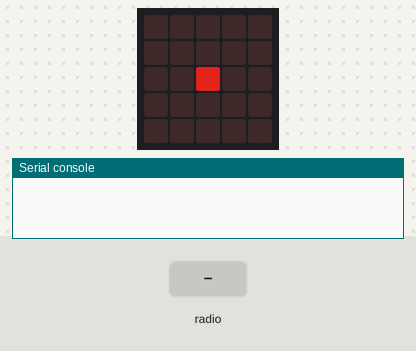
Simulated run of this program. Board: BBC micro:bit running MicroPython. Shown: the board's 5×5 LED display, the last lines printed to the serial console. The inputs (shaded band) are chosen by the test bench. Dim RGB values are drawn brighter than linear.

Above: at 1.2 s.
1.3 s: radio message "1" arrives
At 1.31 s:
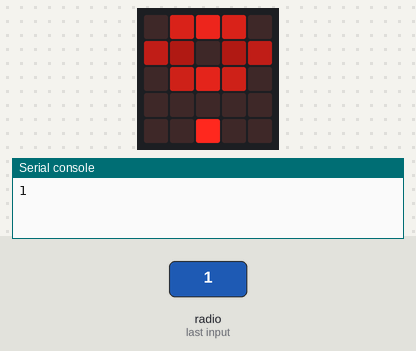
Timing chart, 0 to 4.3 s (numbered marks = the images above; inputs shaded):
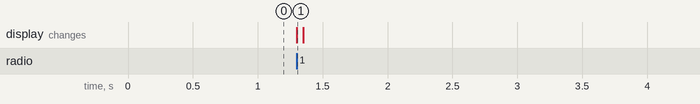

The program:

receiver.py
```python
import radio
from microbit import display, Image, sleep


RECEIVE = Image("05750:32023:04640:00000:00900")
DOT = Image("00000:00000:00600:00000:00000")

radio.on()
display.show(DOT)

while True:
    try:
        message = radio.receive()
    except ValueError:
        radio.off()
        sleep(100)
        radio.on()
        message = None

    if message is not None:
        display.show(RECEIVE)
        print(message)
        sleep(50)
    else:
        display.show(DOT)
```

Measured:
- after the input at 1.3 s, the display: changes at once (image 1)
